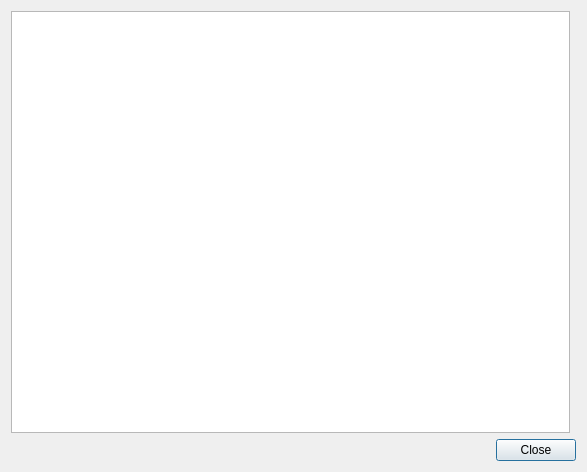
<?xml version="1.0" encoding="UTF-8"?>
<ui version="4.0">
 <class>ComparePropertyObjectDialog</class>
 <widget class="QDialog" name="ComparePropertyObjectDialog">
  <property name="geometry">
   <rect>
    <x>0</x>
    <y>0</y>
    <width>587</width>
    <height>472</height>
   </rect>
  </property>
  <property name="windowTitle">
   <string>Compare Object</string>
  </property>
  <layout class="QGridLayout" name="gridLayout">
   <item row="0" column="0">
    <widget class="QTextEdit" name="source"/>
   </item>
   <item row="1" column="0" colspan="2">
    <widget class="QDialogButtonBox" name="buttonBox">
     <property name="orientation">
      <enum>Qt::Horizontal</enum>
     </property>
     <property name="standardButtons">
      <set>QDialogButtonBox::Close</set>
     </property>
    </widget>
   </item>
  </layout>
 </widget>
 <resources/>
 <connections>
  <connection>
   <sender>buttonBox</sender>
   <signal>accepted()</signal>
   <receiver>ComparePropertyObjectDialog</receiver>
   <slot>accept()</slot>
   <hints>
    <hint type="sourcelabel">
     <x>248</x>
     <y>254</y>
    </hint>
    <hint type="destinationlabel">
     <x>157</x>
     <y>274</y>
    </hint>
   </hints>
  </connection>
  <connection>
   <sender>buttonBox</sender>
   <signal>rejected()</signal>
   <receiver>ComparePropertyObjectDialog</receiver>
   <slot>reject()</slot>
   <hints>
    <hint type="sourcelabel">
     <x>316</x>
     <y>260</y>
    </hint>
    <hint type="destinationlabel">
     <x>286</x>
     <y>274</y>
    </hint>
   </hints>
  </connection>
 </connections>
</ui>
